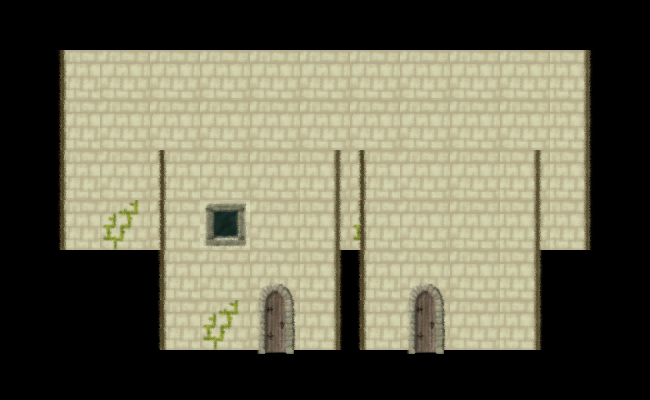

A 2D game scene composited from a Tiled map and its tileset images. What follows is a short description and the map's XML, with each tile layer's data collapsed to a summary:
An orthogonal 13x8 tile map with 50x50 px tiles, 3 tile layers (collision, back, front), 2 tilesets.

<map version="1.0" orientation="orthogonal" renderorder="right-down" width="13" height="8" tilewidth="50" tileheight="50" nextobjectid="1">
 <tileset firstgid="1" name="collision" tilewidth="50" tileheight="50" tilecount="7">
  <image source="collision.png" width="350" height="50" />
 </tileset>
 <tileset firstgid="8" name="walls" tilewidth="50" tileheight="50" tilecount="10">
  <image source="walls.png" width="500" height="50" />
 </tileset>
 <layer name="collision" width="13" height="8">
  <data>[104 cells, 60 non-empty, 4 distinct tile ids]</data>
 </layer>
 <layer name="back" width="13" height="8">
  <data>[104 cells, 60 non-empty, 4 distinct tile ids]</data>
 </layer>
 <layer name="front" width="13" height="8">
  <data>[104 cells, 34 non-empty, 8 distinct tile ids]</data>
 </layer>
</map>
